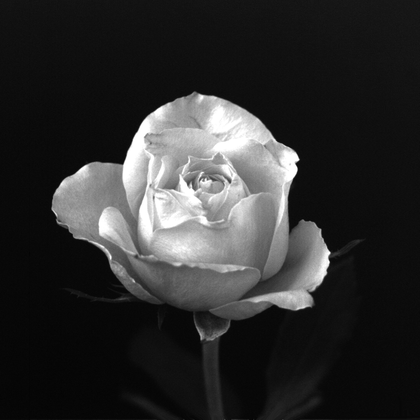
%> input picture Assignment 1/4thEdition_Solutions/2.5/rose1024.tif, 420 x 420 px, shrunk from 1024 x 1024 before the run
$ octave Q5BCD.m   (GNU Octave 9; MATLAB toolbox functions it lacks are replaced by stand-ins)
%> lines starting %> are read from the running program, lines starting %| are printed output that depends on the picture; in (x1, y1, x2, y2) boxes, pixels count from 0 and x2, y2 are one past the last pixel; in counts of white or black regions, pixels touching at a corner belong together; the program's own positions count from 1
### Assignment 1/4thEdition_Solutions/2.5/mask4e.m
function m=mask4e(M,N,rUL,cUL,rLR,cLR)
m=zeros(M,N);
% [7 lines of commented-out code are left out]

for i=rUL:rLR
    for j=cUL:cLR
        m(i,j)=1;
    end
end


### Assignment 1/4thEdition_Solutions/2.5/Q5BCD.m
f=imread("rose1024.tif");
%> f is the input picture: size 420x420 uint8; min 4, max 255, mean 46.8
[r,c]=size(f);
%> r = 420; c = 420
rUL=floor(r/4);
%> rUL = 105
cUL=floor(c/4);
%> cUL = 105
rLR=rUL+(r/2);
%> rLR = 315
cLR=cUL+(c/2);
%> cLR = 315
R1=mask4e(r,c,rUL,cUL,rLR,cLR);
%> after the loop in mask4e, `for i=rUL:rLR`:
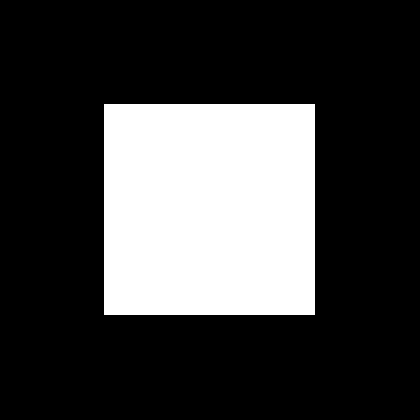
%> m: size 420x420 double; values 0 (black) and 1 (white), 25.2% white; 1 white region, box (x1, y1, x2, y2) and area: (104, 104, 315, 315) 44521
R1=uint8(R1);
x=(rLR-rUL+1)*(cLR-cUL+1);
%> x = 44521
y=sum(sum(R1));
%> y = 44521

if x==y
    disp("The number of 1-valued elements in the mask is correct");
end

figure(1)
imshow(f)
g=R1.*f;
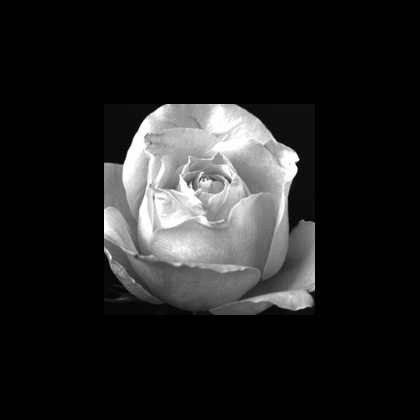
%> g: size 420x420 uint8; min 0, max 255, mean 33
figure(2)
imshow(g)
